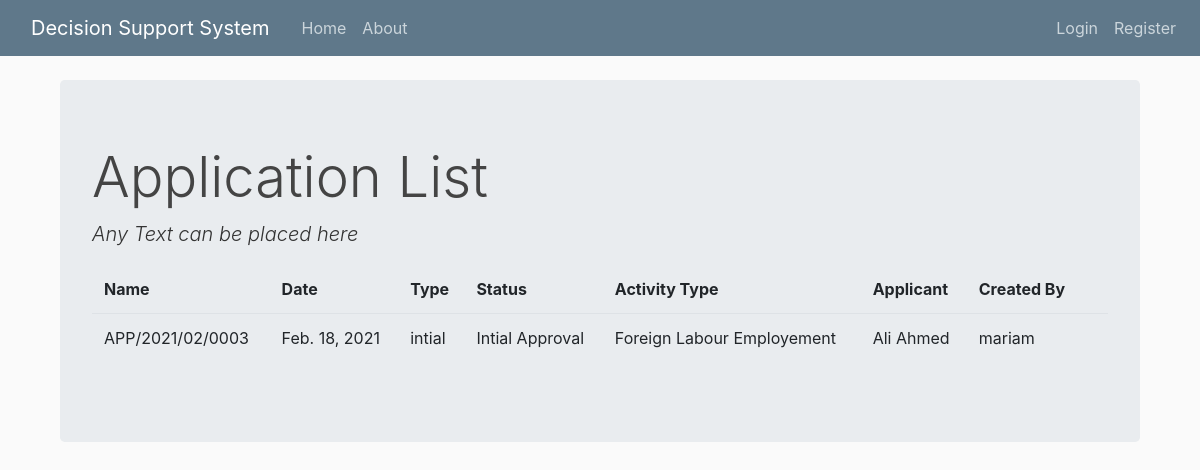
The app's page /application/list/, older data.
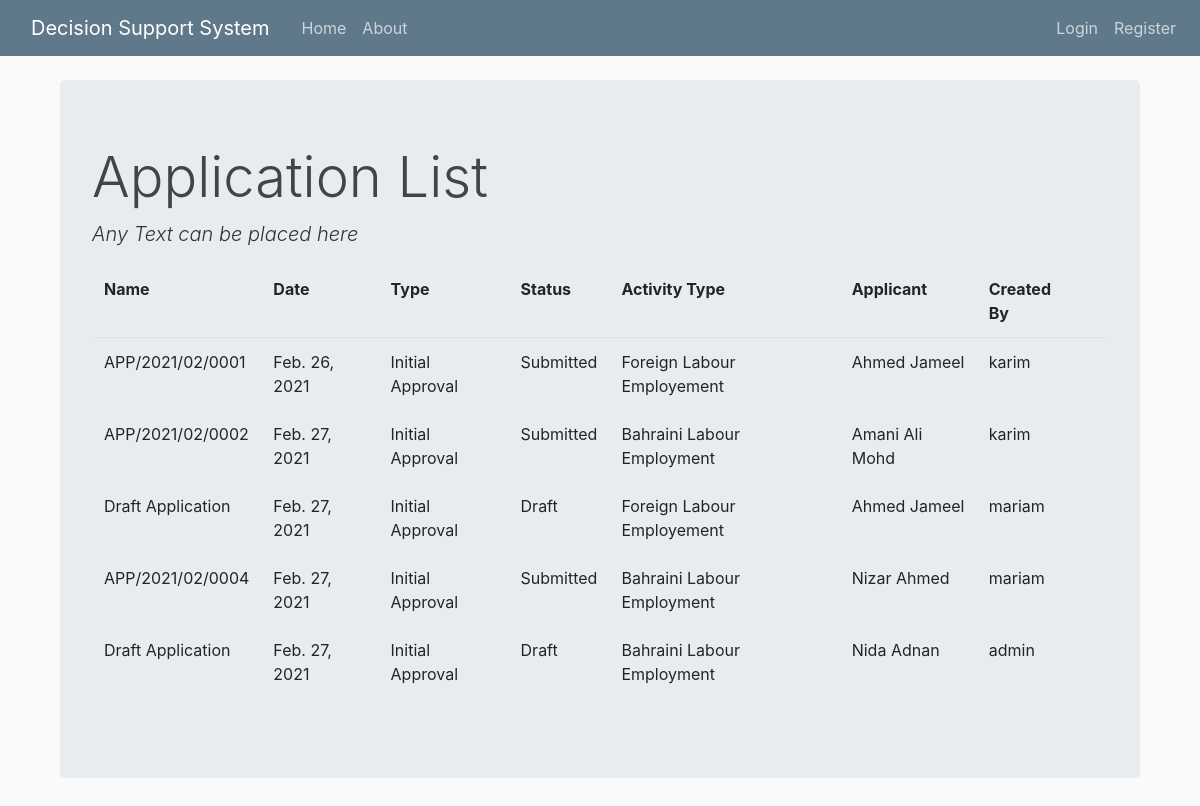
The same page, newer data.
### app/models.py (models this page shows, shortened)
class Application(models.Model):
    activity_type_list = (
        ('demostic', 'Demostic Labour Employment'),
        ('foreign', 'Foreign Labour Employement'),
        ('local', 'Bahraini Labour Employment')
    )
    financial_guarantee_list = (
        ('manager_cheque', 'Manager Cheque'),
        ('bank_guarantee', 'Bank Guarantee')
    )
    intial_approval_list = (
        ('approve', 'Approve'),
        ('reject', 'Reject')
    )
    app_no = models.CharField(_("Application No"), max_length=50, default='Draft Application')
    app_date = models.DateField(_("Application Date"), default=datetime.date.today)
    app_type = models.CharField(_("Application Type"), max_length=50, default='Initial Approval')
    app_status = models.CharField(_("Status"), max_length=50, default='Draft')
    activty_type = models.CharField(_("Activity Type"), max_length=50, choices=activity_type_list)
    staff_comments = models.TextField(_("Comments"), blank=True)
    manager_comments = models.TextField(_("Manager Comments"), blank=True)
    intial_approval = models.CharField(_("Manager Decision"), max_length=50, choices=intial_approval_list, blank=True)
    financial_guarantee = models.CharField(_("Financial Guarantee"), max_length=50, choices=financial_guarantee_list, blank=True)
    financial_guarantee_expiry_date = models.DateField(_("Financial Guarantee Expiry Date"), null=True, blank=True)
    cr = models.CharField(_("CR No"), max_length=50, blank=True)
    cr_reg_date = models.DateField(_("Registration Date"), null=True, blank=True)
    full_en_name = models.CharField(_("Commercial Eng Name"), max_length=250, blank=True)
    license_no = models.CharField(_("License No"), max_length=50, blank=True)
    license_expiry_date = models.DateField(_("License Expiry Date"), null=True, blank=True)
    flat_no = models.IntegerField(_("Flat No"), default=0)
    building_no = models.IntegerField(_("Building No"), default=0)
    road_no = models.IntegerField(_("Road No"), default=0)
    area = models.CharField(_("Area"), max_length=50, blank=True)
    contact1 = models.CharField(_("Phone"), max_length=50, blank=True)
    contact2 = models.CharField(_("Fax"), max_length=50, blank=True)
    email = models.EmailField(_("Email"), max_length=254, blank=True)
    fh_flat_no = models.IntegerField(_("Flat No"), default=0)
    fh_building_no = models.IntegerField(_("Building No"), default=0)
    fh_road_no = models.IntegerField(_("Road No"), default=0)
    fh_area = models.CharField(_("Area"), max_length=50, blank=True)
    fh_contact1 = models.CharField(_("Phone"), max_length=50, blank=True)
    fh_contact2 = models.CharField(_("Fax"), max_length=50, blank=True)
    qsreq = models.IntegerField(_("Uploaded Documents"), default=0)
    qnreq = models.IntegerField(_("Org Required Documents"), default=1)
    dreq = models.FloatField(_("Adequacy of Requirements Level"), default=0)
    qsrec = models.IntegerField(_("Satisfying Recommendations"), default=0)
    qnrec = models.IntegerField(_("All Recommendations"), default=1)
    drec = models.FloatField(_("Adequacy of Recommendations Level"), default=0)
    cr_doc = models.FileField(_("CR Doc"), upload_to='doc_library', max_length=100, null=True, blank=True)
    bank_statement_doc = models.FileField(_("Bank Statement Doc"), upload_to='doc_library', max_length=100, null=True, blank=True)
    lmra_agreement = models.FileField(_("LMRA Agreement"), upload_to='doc_library', max_length=100, null=True, blank=True)
    cert1_doc = models.FileField(_("MOIS Cert"), upload_to='doc_library', max_length=100, null=True, blank=True)
    cert2_doc = models.FileField(_("MOH Cert"), upload_to='doc_library', max_length=100, null=True, blank=True)
    cert3_doc = models.FileField(_("MOL Cert"), upload_to='doc_library', max_length=100, null=True, blank=True)
    cr_rent_doc = models.FileField(_("CR Rental Agreement Doc"), upload_to='doc_library', max_length=100, null=True, blank=True)
    fh_rent_doc = models.FileField(_("Temp FH Rental Agreement Doc"), upload_to='doc_library', max_length=100, null=True, blank=True)
    cr_ewa_bill_doc = models.FileField(_("CR EWA Bill Doc"), upload_to='doc_library', max_length=100, null=True, blank=True)
    fh_ewa_bill_doc = models.FileField(_("Temp FH EWA Bill Doc"), upload_to='doc_library', max_length=100, null=True, blank=True)
    employment_office_receipt = models.FileField(_("Employment Office Receipt"), upload_to='doc_library', max_length=100, null=True, blank=True)
    applicant_id = models.ForeignKey(Applicant, verbose_name=_(""), on_delete=models.CASCADE)
    user_id = models.ForeignKey(User, verbose_name=_(""), on_delete=models.CASCADE)

class Applicant(models.Model):
    gender_list = (
        ('male', 'Male'),
        ('female', 'Female'),
    )
    qualification_list = (
        ('secondary_school', 'Secondary School'),
        ('diploma', 'Diploma'),
        ('bsc', 'BSc'),
        ('high_diploma', 'High Diploma'),
        ('master', 'Master'),
        ('phd', 'PhD'),
    )
    nationality_list = (
        ('none', 'Select your nationality'),
        ('bahraini', 'Bahraini'),
        ('non_bahraini', 'None Bahraini')
    )
    cpr = models.CharField(_("CPR No"), max_length=9)
    cpr_expiry_date = models.DateField(_("CPR Expire Date"), auto_now=False, auto_now_add=False)
    passport_expiry_date = models.DateField(_("Passport Expire Date"), auto_now=False, auto_now_add=False)
    fullname = models.CharField(_("Full Name"), max_length=100)
    nationality =  models.CharField(_("Nationality"), max_length=50, choices=nationality_list, default='none')
    gender = models.CharField(_("Gender"), max_length=10, choices=gender_list)
    qualification = models.CharField(_("Qualification"), max_length=50, choices=qualification_list)
    occupcation = models.CharField(_("Occupation"), max_length=50)
    has_application = models.BooleanField(_("Has Applicatino on process"), default=False)
    flat_no = models.IntegerField(_("Flat No"), default=0)
    building_no = models.IntegerField(_("Building No"), default=0)
    road_no = models.IntegerField(_("Road No"), default=0)
    area = models.CharField(_("Area"), max_length=50, blank=True)
    contact1 = models.CharField(_("Phone"), max_length=50, blank=True)
    contact2 = models.CharField(_("Mobile"), max_length=50, blank=True)
    email = models.EmailField(_("Email"), max_length=254, blank=True)
    user_id = models.ForeignKey(User, verbose_name=_(""), on_delete=models.CASCADE)
    cpr_doc = models.FileField(_("CPR Doc"), upload_to='doc_library', max_length=100)
    passport_doc = models.FileField(_("Passport Doc"), upload_to='doc_library', max_length=100)
    behavior_cert_doc = models.FileField(_("Behavior Certificate Doc"), upload_to='doc_library', max_length=100)
    bank_statement_doc = models.FileField(_("Bank Statement Doc"), upload_to='doc_library', max_length=100)
    is_10000_exist = models.BooleanField(_("Is 10000 BD exist in Applicant Bank Statement"), default=False)

### app/views.py (the view)
# urls.py: path('application/list/',views.application_list,name='application_list'),
def application_list(request):
    context = {'application_list': Application.objects.all()}
    return render(request, "app/application_list.html", context)

### app/templates/app/application_list.html (shortened to what this page needs)
{% extends "app/base.html" %}
{% block content %}
<h1 class="display-4">Application List</h1>
<p class="lead font-italic">Any Text can be placed here</p>
<table class="table table-borderless">
    <thead class="border-bottom font-weight-bold">
        <tr>
            <td>Name</td>
            <td>Date</td>
            <td>Type</td>
            <td>Status</td>
            <td>Activity Type</td>
            <td>Applicant</td>
            <td>Created By</td>
            <td>
            </td>
        </tr>
    </thead>
    <tbody>
        {% for application in application_list %}
            <tr>
                <td>{{application.app_no}}</td>
                <td>{{application.app_date}}</td>
                <td>{{application.app_type}}</td>
                <td>{{application.app_status}}</td>
                <td>{{application.get_activty_type_display}}</td>
                <td>{{application.applicant_id.fullname}}</td>
                <td>{{application.user_id.username}}</td>
                <td>
                </td>
            </tr>
        {% endfor %}
    </tbody>
</table>
{% endblock content %}

Row changes from the older to the newer data that the page shows:
added Application: app_no "APP/2021/02/0001", app_date "Feb. 26, 2021", app_type "Initial Approval", app_status "Submitted", activty_type "Foreign Labour Employement", applicant_id.fullname "Ahmed Jameel", user_id.username "karim"
added Application: app_no "APP/2021/02/0002", app_date "Feb. 27, 2021", app_type "Initial Approval", app_status "Submitted", activty_type "Bahraini Labour Employment", applicant_id.fullname "Amani Ali Mohd", user_id.username "karim"
changed Application (number 3 of 5 on the later page): app_no "APP/2021/02/0003" → "Draft Application"; app_date "Feb. 18, 2021" → "Feb. 27, 2021"; app_type "intial" → "Initial Approval"; app_status "Intial Approval" → "Draft"; applicant_id.fullname "Ali Ahmed" → "Ahmed Jameel"
added Application: app_no "APP/2021/02/0004", app_date "Feb. 27, 2021", app_type "Initial Approval", app_status "Submitted", activty_type "Bahraini Labour Employment", applicant_id.fullname "Nizar Ahmed", user_id.username "mariam"
added Application: app_no "Draft Application", app_date "Feb. 27, 2021", app_type "Initial Approval", app_status "Draft", activty_type "Bahraini Labour Employment", applicant_id.fullname "Nida Adnan", user_id.username "admin"
